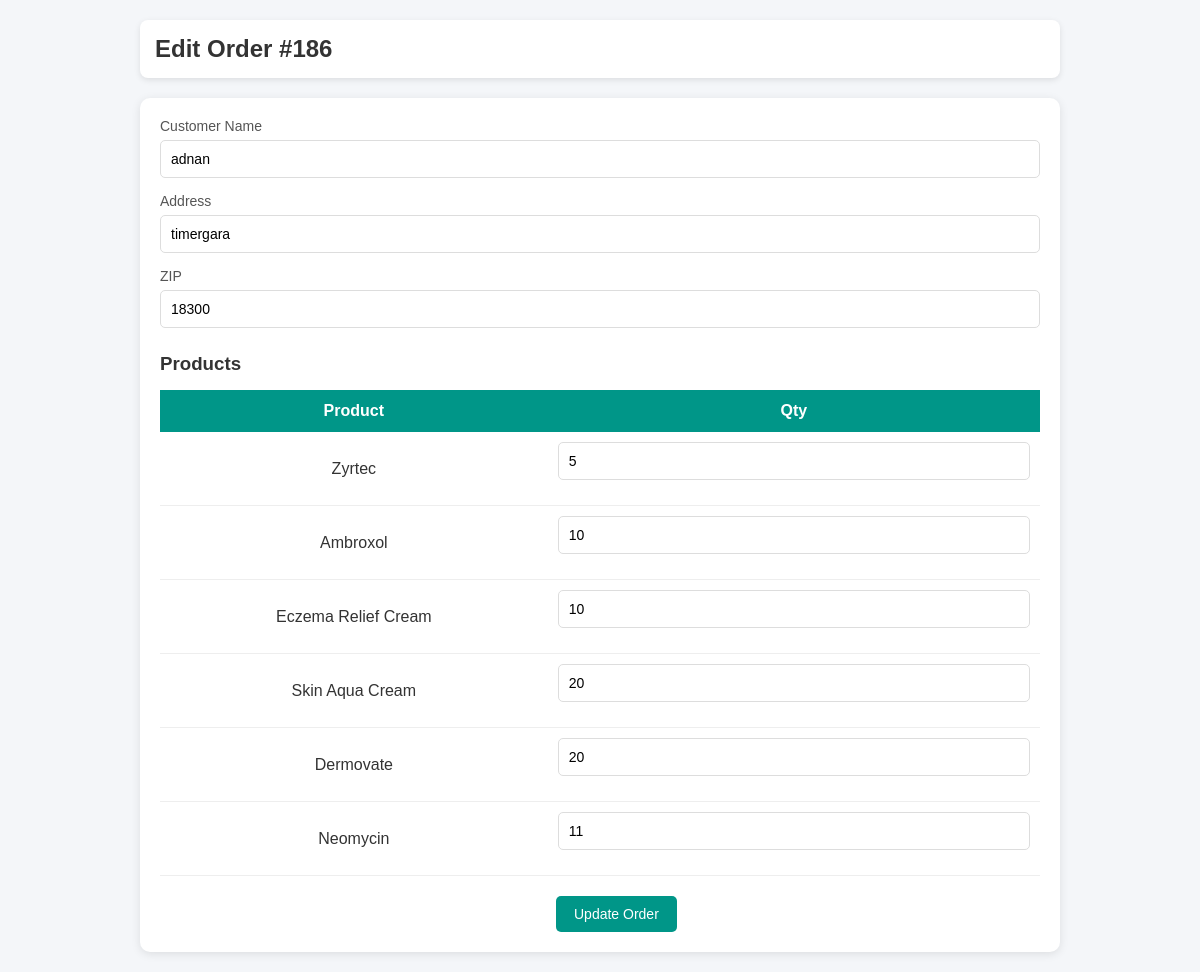
Screenshot of /dashboard_record_edit.php?id=186 (signed in) with the database file from the repository.
### tables this page shows
CREATE TABLE `orders` (
  `order_id` int(11) NOT NULL,
  `customer_name` varchar(100) DEFAULT NULL,
  `total_amount` decimal(10,2) DEFAULT NULL,
  `status` enum('Pending','Completed','Cancelled') DEFAULT 'Pending',
  `order_date` timestamp NOT NULL DEFAULT current_timestamp(),
  `payment_type` varchar(20) DEFAULT NULL,
  `address` varchar(250) DEFAULT NULL,
  `zip` varchar(10) DEFAULT NULL,
  `user_deleted` tinyint(1) DEFAULT 0,
  `user_id` int(11) DEFAULT NULL,
  `email` varchar(100) DEFAULT NULL,
  `phone` varchar(100) DEFAULT NULL
);

CREATE TABLE `order_items` (
  `item_id` int(11) NOT NULL,
  `order_id` int(11) DEFAULT NULL,
  `product_id` int(11) DEFAULT NULL,
  `product_name` varchar(150) NOT NULL,
  `price` decimal(10,2) DEFAULT NULL,
  `quantity` int(11) DEFAULT NULL
);

### dashboard_record_edit.php (the view, shortened to what this page needs)
<?php
include("connection.php");
$id = $_GET['id'];
$order = mysqli_fetch_assoc(mysqli_query($conn,"
SELECT * FROM orders WHERE order_id='$id'
"));
$items = mysqli_query($conn,"
SELECT * FROM order_items WHERE order_id='$id'
");
?>
<!DOCTYPE html>
<html>
<head>
</head>
<body>
<div class="main-content">
<h2>Edit Order #<?= $order['order_id'] ?></h2>
<form method="POST" class="card">
    <label>Customer Name</label>
    <input type="text" name="customer_name" value="<?= $order['customer_name'] ?>" required>
    <label>Address</label>
    <input type="text" name="address" value="<?= $order['address'] ?>" required>
    <label>ZIP</label>
    <input type="text" name="zip" value="<?= $order['zip'] ?>" required>
    <h3>Products</h3>
    <table class="data-table">
        <tr>
            <th>Product</th>
            <th>Qty</th>
        </tr>
        <?php while($row = mysqli_fetch_assoc($items)) { ?>
        <tr>
            <td><?= $row['product_name'] ?></td>
            <td>
                <input type="number" name="qty[<?= $row['item_id'] ?>]" value="<?= $row['quantity'] ?>" min="1">
            </td>
        </tr>
        <?php } ?>
    </table>
    <button type="submit" name="update">
        Update Order
    </button>
</form>
</div>
</body>
</html>

### dashboard_record_edit.php (style rules this page uses)
* { margin:0; padding:0; box-sizing:border-box; font-family:'Poppins',sans-serif; }
body { background:#f4f6f9; color:#333; }
.main-content { width:80%; margin-left:10%; padding:20px; }
.main-content h2 { background:#fff; padding:15px; border-radius:8px; margin-bottom:20px; box-shadow:0 2px 6px rgba(0,0,0,0.1); }
.card { background:#fff; padding:20px; border-radius:10px; box-shadow:0 2px 10px rgba(0,0,0,0.1); }
.card label { display:block; margin-bottom:6px; font-size:14px; color:#555; font-weight:500; }
.card input[type="text"], .card input[type="number"] { width:100%; padding:10px; margin-bottom:15px; border:1px solid #ddd; border-radius:5px; outline:none; font-size:14px; }
.card h3 { margin-top:10px; margin-bottom:15px; color:#333; }
.data-table { width:100%; border-collapse:collapse; background:#fff; overflow:hidden; margin-bottom:20px; }
.data-table th { background:#009688; color:#fff; padding:12px; text-align:center; }
.data-table td { padding:10px; border-bottom:1px solid #eee; text-align:center; }

### rows the page displays
orders: order_id "186", customer_name "adnan", address "timergara", zip "18300"
order_items: product_name "Zyrtec", quantity "5"
order_items: product_name "Ambroxol", quantity "10"
order_items: product_name "Eczema Relief Cream", quantity "10"
order_items: product_name "Skin Aqua Cream", quantity "20"
order_items: product_name "Dermovate", quantity "20"
order_items: product_name "Neomycin", quantity "11"
